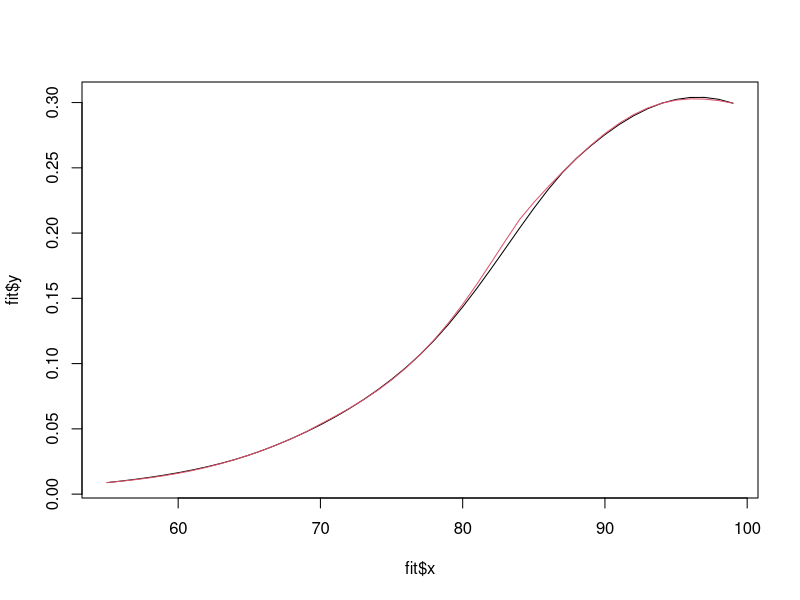

The R script that drew this image:
library(locfit)


### Name: smooth.lf
### Title: Local Regression, Likelihood and Density Estimation.
### Aliases: smooth.lf
### Keywords: smooth

### ** Examples

# using smooth.lf() to fit a local likelihood model.
data(morths)
fit <- smooth.lf(morths$age, morths$deaths, weights=morths$n,
                 family="binomial")
plot(fit,type="l")

# update with the direct fit
fit1 <- update(fit, direct=TRUE)
lines(fit1,col=2)
print(max(abs(fit$y-fit1$y)))
